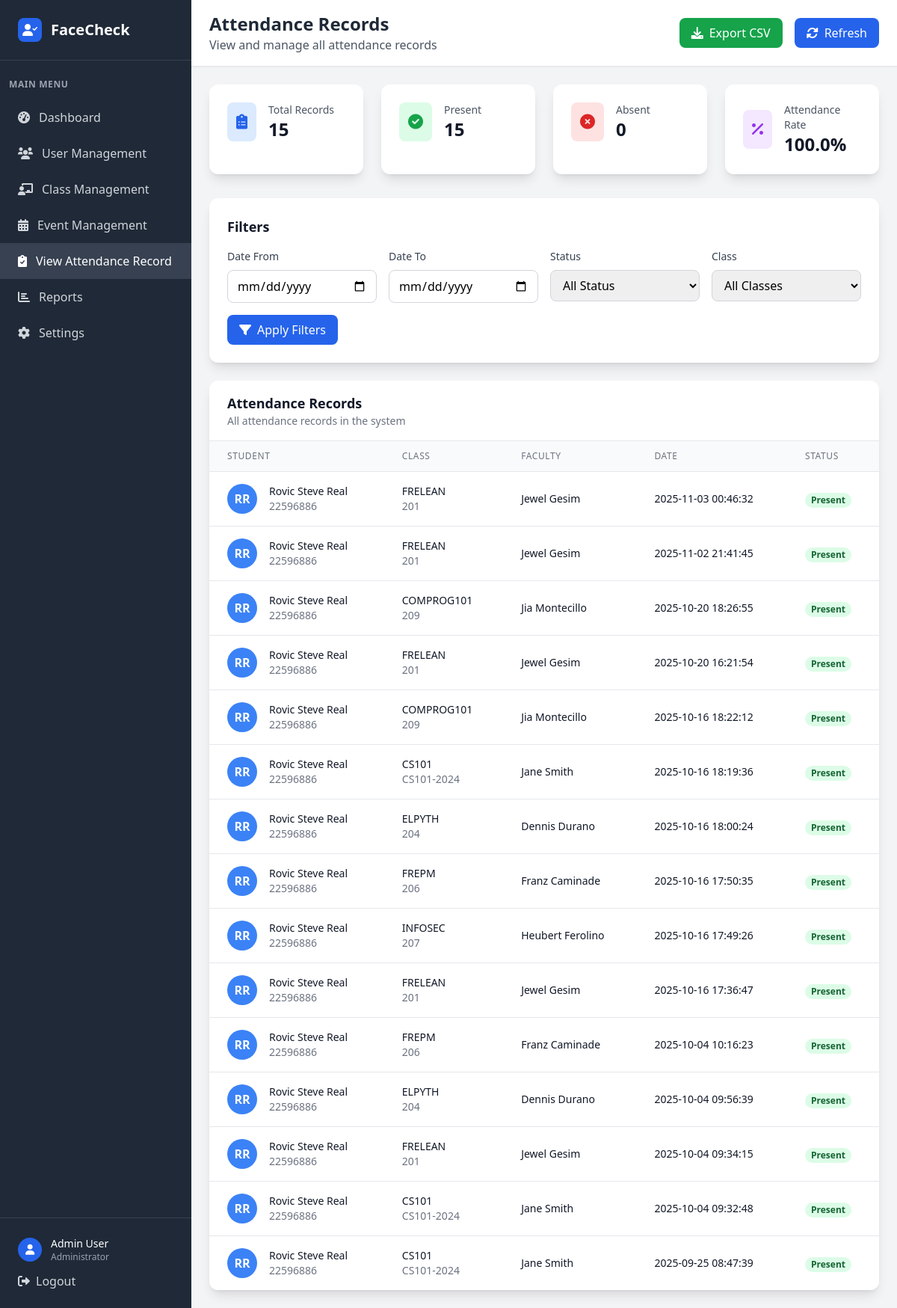
Before: /admin/attendance (signed in) with the older database file.
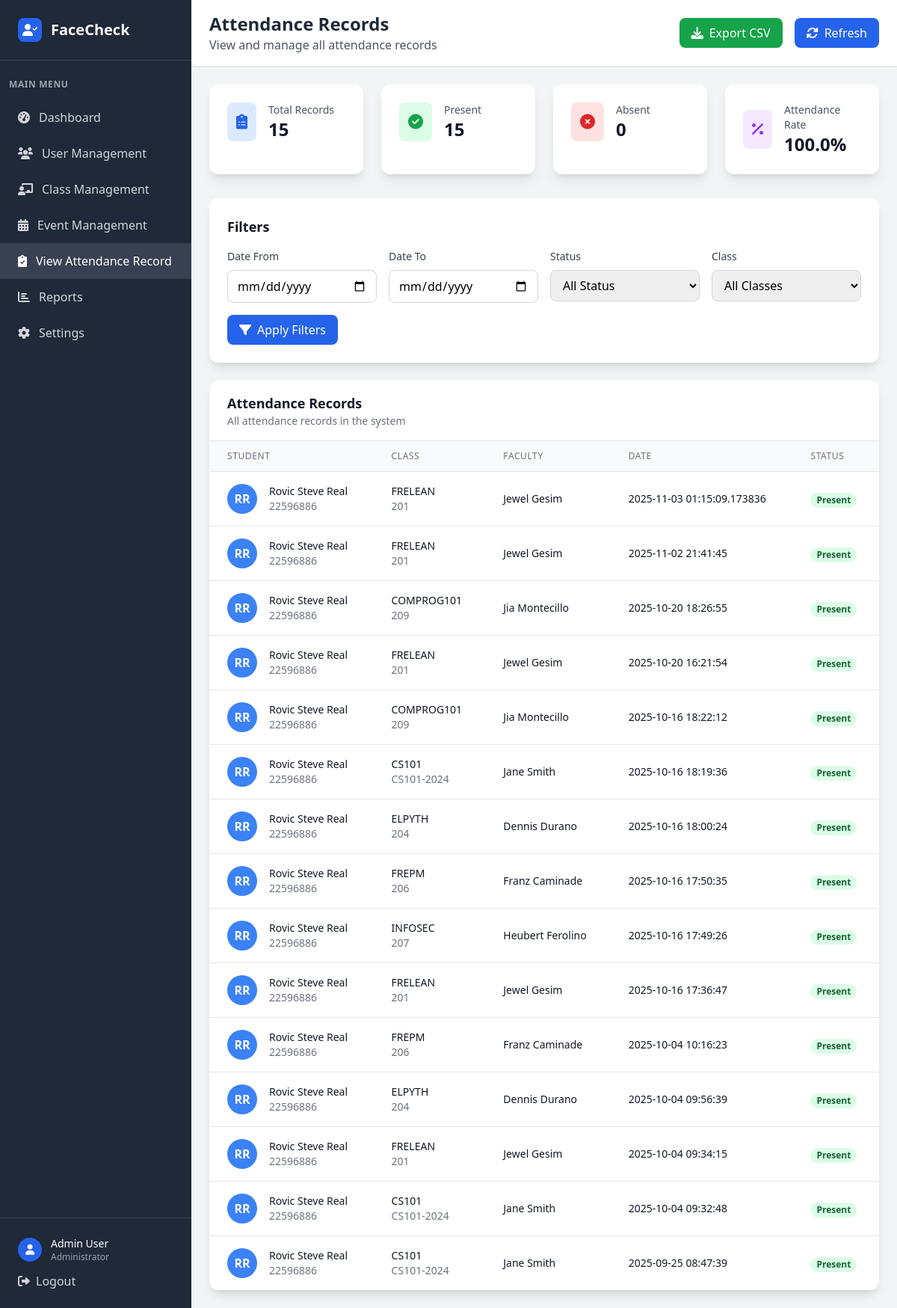
After: the same page with the newer database file.
### tables this page shows
CREATE TABLE attendance (
            attendance_id INTEGER PRIMARY KEY AUTOINCREMENT,
            attendance_date DATETIME NOT NULL,
            attendance_status VARCHAR(10) NOT NULL CHECK (attendance_status IN ('present', 'absent', 'late')),
            studentclass_id INTEGER NOT NULL,
            FOREIGN KEY (studentclass_id) REFERENCES student_class(studentclass_id)
        );

CREATE TABLE user (
            user_id INTEGER PRIMARY KEY AUTOINCREMENT,
            idno VARCHAR(20) NOT NULL UNIQUE,
            firstname VARCHAR(50) NOT NULL,
            lastname VARCHAR(50) NOT NULL,
            role VARCHAR(10) NOT NULL CHECK (role IN ('admin', 'faculty', 'student')),
            password VARCHAR(255) NOT NULL,
            created_at DATETIME DEFAULT CURRENT_TIMESTAMP,
            is_active BOOLEAN DEFAULT 1,
            dept_id INTEGER,
            FOREIGN KEY (dept_id) REFERENCES department(dept_id)
        );

CREATE TABLE class (
            class_id INTEGER PRIMARY KEY AUTOINCREMENT,
            class_name VARCHAR(20) NOT NULL,
            edpcode VARCHAR(20) NOT NULL UNIQUE,
            start_time TIME,
            end_time TIME,
            room VARCHAR(10),
            faculty_id INTEGER NOT NULL,
            FOREIGN KEY (faculty_id) REFERENCES faculty(faculty_id)
        );

### app.py (the view)
@app.route('/admin/attendance')
def admin_attendance():
    if 'user_id' not in session or session['role'] != 'admin':
        return redirect(url_for('login'))
    conn = get_db_connection()
    attendance_records = conn.execute('''
        SELECT
            a.attendance_id,
            a.attendance_date,
            a.attendance_status,
            u.firstname,
            u.lastname,
            u.idno,
            c.class_name,
            c.edpcode,
            fu.firstname as faculty_firstname,
            fu.lastname as faculty_lastname
        FROM attendance a
        JOIN student_class sc ON a.studentclass_id = sc.studentclass_id
        JOIN student s ON sc.student_id = s.student_id
        JOIN user u ON s.user_id = u.user_id
        JOIN class c ON sc.class_id = c.class_id
        JOIN faculty f ON c.faculty_id = f.faculty_id
        JOIN user fu ON f.user_id = fu.user_id
        ORDER BY a.attendance_date DESC, u.lastname, u.firstname
    ''').fetchall()
    total_records = len(attendance_records)
    present_count = len([r for r in attendance_records if r['attendance_status'] == 'present'])
    absent_count = total_records - present_count
    attendance_rate = (present_count / total_records * 100) if total_records > 0 else 0
    conn.close()
    return render_template('admin_attendance.html',
                         attendance_records=attendance_records,
                         total_records=total_records,
                         present_count=present_count,
                         absent_count=absent_count,
                         attendance_rate=round(attendance_rate, 1))

### app.py (called while the page is built)
def get_db_connection():
    try:
        conn = sqlite3.connect('facecheck.db', timeout=30.0)
        conn.row_factory = sqlite3.Row
        conn.execute('PRAGMA foreign_keys = ON')
        try:
            cur = conn.cursor()
            cur.execute("PRAGMA table_info(faculty)")
            columns = [row[1] for row in cur.fetchall()]
            if 'attendance_image' not in columns:
                cur.execute("ALTER TABLE faculty ADD COLUMN attendance_image VARCHAR(255)")
                conn.commit()
        except Exception:
            pass
        return conn
    except sqlite3.Error as e:
        print(f"Database connection error: {e}")
        raise

### templates/admin_attendance.html (shortened to what the changed rows need)
<!DOCTYPE html>
<html lang="en">
<head>
    <script src="https://cdn.tailwindcss.com"></script>
    <link href="https://cdnjs.cloudflare.com/ajax/libs/font-awesome/6.0.0/css/all.min.css" rel="stylesheet">
</head>
<body class="bg-gray-100">
    <div class="flex h-screen">
        <div class="w-64 bg-gray-800 text-white">
            <div class="p-6 border-b border-gray-700">
                <div class="flex items-center">
                    <h1 class="text-xl font-bold">FaceCheck</h1>
                </div>
            </div>
        </div>
        <div class="flex-1 flex flex-col overflow-hidden">
            <header class="bg-white shadow-sm border-b border-gray-200">
                <div class="px-6 py-4">
                    <div class="flex items-center justify-between">
                        <div>
                            <h2 class="text-2xl font-bold text-gray-800">Attendance Records</h2>
                        </div>
                    </div>
                </div>
            </header>
            <main class="flex-1 overflow-y-auto p-6">
                <div class="bg-white rounded-xl shadow-lg overflow-hidden">
                    <div class="overflow-x-auto">
                        <table class="min-w-full divide-y divide-gray-200" id="attendanceTable">
                            <thead class="bg-gray-50">
                                <tr>
                                    <th class="px-6 py-3 text-left text-xs font-medium text-gray-500 uppercase tracking-wider">Student</th>
                                    <th class="px-6 py-3 text-left text-xs font-medium text-gray-500 uppercase tracking-wider">Class</th>
                                    <th class="px-6 py-3 text-left text-xs font-medium text-gray-500 uppercase tracking-wider">Faculty</th>
                                    <th class="px-6 py-3 text-left text-xs font-medium text-gray-500 uppercase tracking-wider">Date</th>
                                    <th class="px-6 py-3 text-left text-xs font-medium text-gray-500 uppercase tracking-wider">Status</th>
                                </tr>
                            </thead>
                            <tbody class="bg-white divide-y divide-gray-200">
                                {% for record in attendance_records %}
                                <tr class="hover:bg-gray-50">
                                    <td class="px-6 py-4 whitespace-nowrap">
                                        <div class="flex items-center">
                                            <div class="flex-shrink-0 h-10 w-10">
                                                <div class="h-10 w-10 rounded-full bg-blue-500 flex items-center justify-center text-white font-bold">
                                                    {{ record.firstname[0] }}{{ record.lastname[0] }}
                                                </div>
                                            </div>
                                            <div class="ml-4">
                                                <div class="text-sm font-medium text-gray-900">{{ record.firstname }} {{ record.lastname }}</div>
                                                <div class="text-sm text-gray-500">{{ record.idno }}</div>
                                            </div>
                                        </div>
                                    </td>
                                    <td class="px-6 py-4 whitespace-nowrap">
                                        <div class="text-sm font-medium text-gray-900">{{ record.class_name }}</div>
                                        <div class="text-sm text-gray-500">{{ record.edpcode }}</div>
                                    </td>
                                    <td class="px-6 py-4 whitespace-nowrap text-sm text-gray-900">
                                        {{ record.faculty_firstname }} {{ record.faculty_lastname }}
                                    </td>
                                    <td class="px-6 py-4 whitespace-nowrap text-sm text-gray-900">
                                        {{ record.attendance_date }}
                                    </td>
                                    <td class="px-6 py-4 whitespace-nowrap">
                                        <span class="px-2 inline-flex text-xs leading-5 font-semibold rounded-full
                                            {% if record.attendance_status == 'present' %}bg-green-100 text-green-800{% else %}bg-red-100 text-red-800{% endif %}">
                                            {{ record.attendance_status.title() }}
                                        </span>
                                    </td>
                                </tr>
                                {% endfor %}
                            </tbody>
                        </table>
                    </div>
                </div>
            </main>
        </div>
    </div>
</body>
</html>

Changed rows visible on the page:
changed attendance (number 1 of 15 on the later page): attendance_date "2025-11-03 00:46:32" → "2025-11-03 01:15:09.173836"
